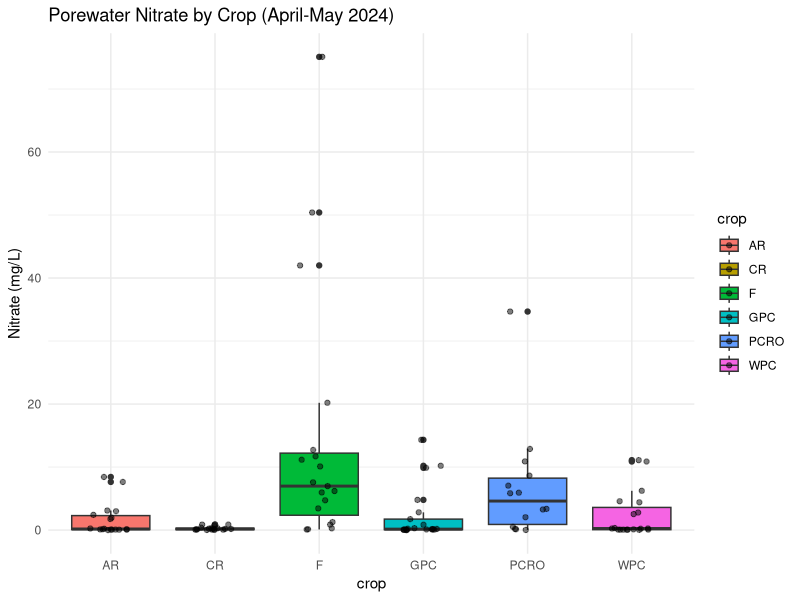
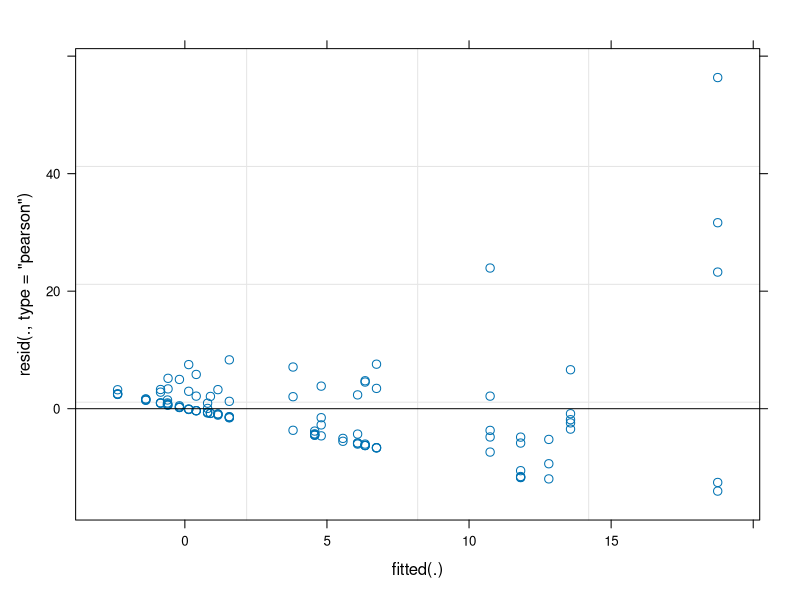
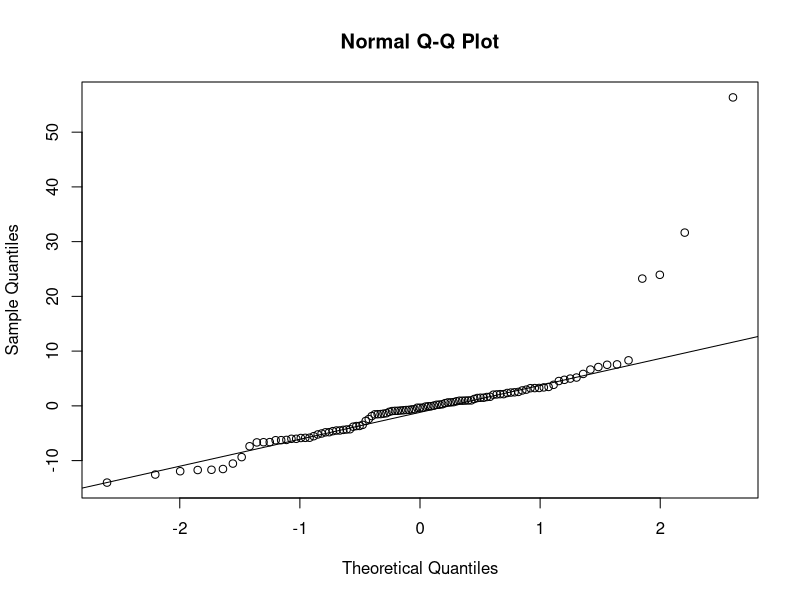
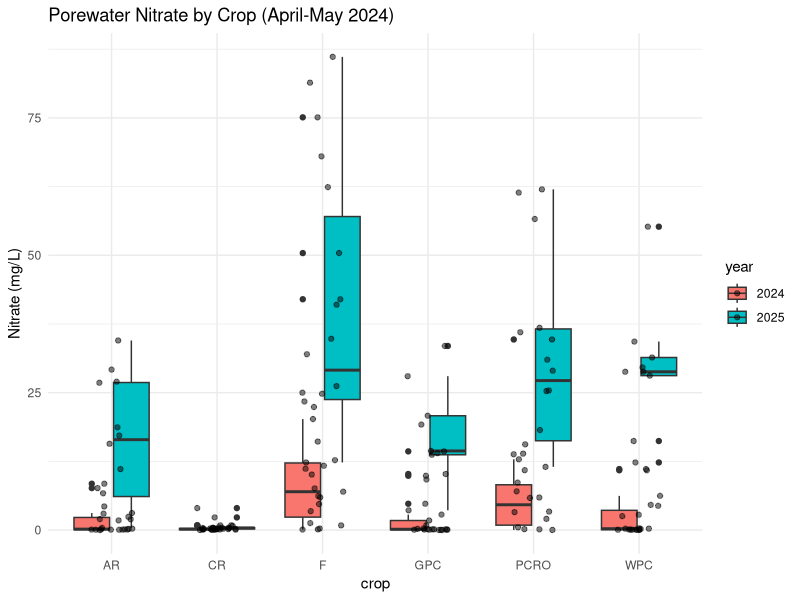
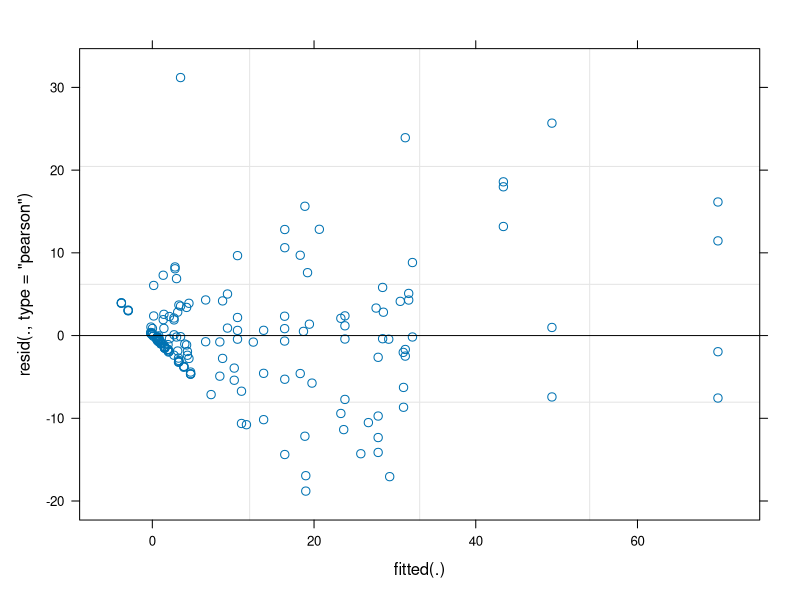
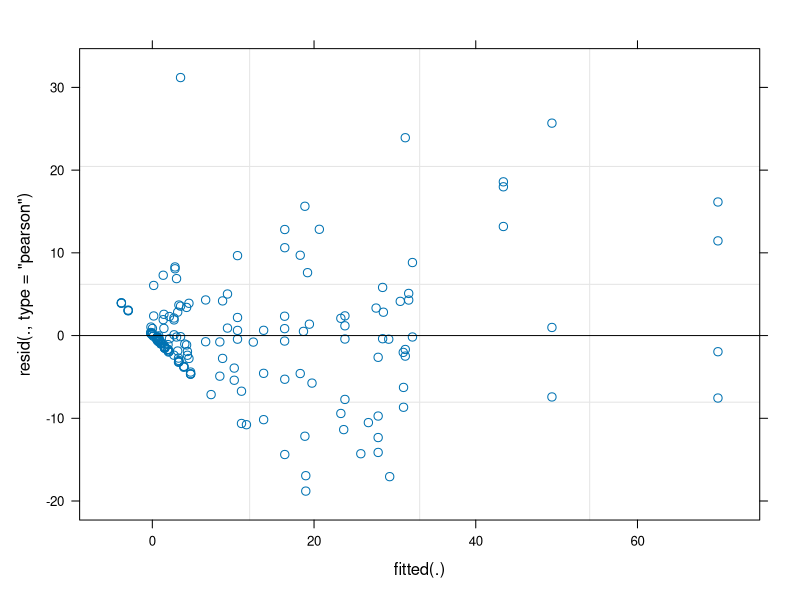
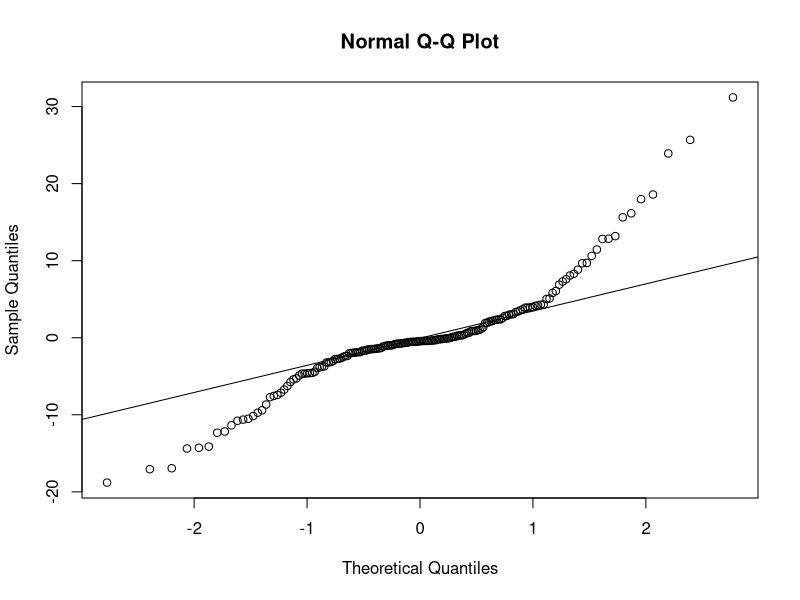
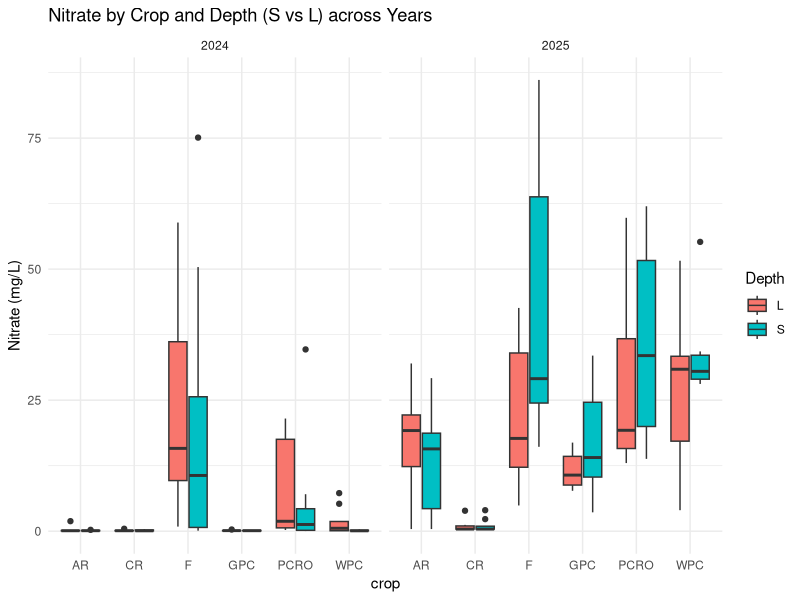

These charts were generated, in order, by the following R code:
# install packages
install.packages("multcompView")

# 1. Load necessary libraries
library(lme4)
library(lmerTest)
library(car)
library(emmeans)
library(tidyverse)
library(multcompView)

# 2. Load and Clean Data
# Assuming your file is in the working directory
df <- read_csv("Data/porewater_all_data_24_25_plot_isu_shallow.csv")

# Filter for Year 2024 and Months April (4) & May (5)
df_clean <- df %>%
  filter(year == 2024, month %in% c(4, 5)) %>%
  mutate(
    block = as.factor(block),
    crop = as.factor(crop),

    porewater_no3_mgl = as.numeric(porewater_no3_mgl)
  ) %>%
  na.omit() # Remove rows with missing nitrate data

# 3. Visual Check
ggplot(df_clean, aes(x = crop, y = porewater_no3_mgl, fill = crop)) +
  geom_boxplot() +
  geom_jitter(width = 0.2, alpha = 0.5) +
  labs(
    title = "Porewater Nitrate by Crop (April-May 2024)",
    y = "Nitrate (mg/L)"
  ) +
  theme_minimal()

# 4. Fit the Linear Mixed Model
# Fixed effect: crop
# Random effect: (1 | block) -> Accounts for the 4 blocks
# Note: nitrate data may be right-skewed consider log transformation:
# model <- lmer(log(porewater_no3_mgl) ~ crop + (1|block), data = df_clean)

model <- lmer(porewater_no3_mgl ~ crop + (1 | block), data = df_clean)

# 5. Check Assumptions (Normality of residuals)
# If these look non-normal, switch to the log-transformed model mentioned above
plot(model) # Heteroscedasticity check # egads it is really bad - may try log...
qqnorm(resid(model))
qqline(resid(model)) # Normality check - not that it is not that bad other than a few outliers!!!!

# 6. Run the F-test (ANOVA)
# Using car::Anova for Type II Wald F tests
# (Type II is generally safer than Type I for unbalanced data)
anova_results <- car::Anova(model, type = "III", test.statistic = "F")
print(anova_results)

# 7. Post-hoc Analysis (Pairwise Comparisons)
# If the Anova shows a significant effect for 'crop', run this:
emmeans_results <- emmeans(model, ~crop)

# Contrast pairwise comparisons (Tukey adjustment is default)
pairs(emmeans_results)

# Optional: View the Letter Display (Compact Letter Display) to see groupings
# requires 'multcomp' or 'multcompView' package usually, but recent emmeans does it strictly:

multcomp::cld(emmeans_results, Letters = letters)


# # # # # # # # # # # # # # # # # # # # # # # # # # # # # # # # # # # # # # # # # # # # # # # #
# # # # # # # # # # # # # # # # # # # # # # # # # # # # # # # # # # # # # # # # # # # # # # # #

# Filter for Year 2024 and Months April (4) & May (5)
df_2425 <- df %>%
  filter(year %in% c(2024, 2025), month %in% c(4, 5)) %>%
  mutate(
    block = as.factor(block),
    crop = as.factor(crop),
    year = as.factor(year), # IMPORTANT: Treat year as a category
    porewater_no3_mgl = as.numeric(porewater_no3_mgl)
  ) %>%
  na.omit()

# 3. Visual Check
ggplot(df_2425, aes(x = crop, y = porewater_no3_mgl, fill = year)) +
  geom_boxplot() +
  geom_jitter(width = 0.2, alpha = 0.5) +
  labs(
    title = "Porewater Nitrate by Crop (April-May 2024)",
    y = "Nitrate (mg/L)"
  ) +
  theme_minimal()

# 4. Fit the Linear Mixed Model
# Fixed effect: crop
# Random effect: (1 | block) -> Accounts for the 4 blocks
# Note: nitrate data may be right-skewed consider log transformation:
# model <- lmer(log(porewater_no3_mgl) ~ crop + (1|block), data = df_clean)
# plot is now repeated and needs to be a random effect as its not independent
model_multi <- lmer(
  porewater_no3_mgl ~ crop * year + (1 | block / plot),
  data = df_2425
)

# 5. Check Assumptions (Normality of residuals)
# If these look non-normal, switch to the log-transformed model mentioned above
plot(model_multi) # Heteroscedasticity check # egads it is really bad - may try log...
plot(model_multi)
qqnorm(resid(model_multi))
qqline(resid(model_multi))
# NOTE this is where its not normal and may need to log the data

# 5. Run the F-test (ANOVA)
# Look at the 'crop:year' interaction row.
# If P < 0.05, the effect of crop depends on the year.
anova_2425 <- car::Anova(model_multi, type = "III", test.statistic = "F")
print(anova_2425)

# 6. Post-hoc Analysis (Compare Crops WITHIN each Year)
# The "| year" part tells R to run the crop comparisons separately for 2024 and 2025.
emm_interaction <- emmeans(model_multi, ~ crop * year)

# Pairwise comparisons with Tukey adjustment
pairs(emm_interaction)

# Optional: Compact Letter Display by Year
# This generates letters (a, b, ab) for each year separately
multcomp::cld(emm_interaction, Letters = letters)

# # # # # # # # # # # # # # # # # # # # # # # # # # # # # # # # # # # # # # # # # # # # # # # #
# # # # # # # # # # # # # # # # # # # # # # # # # # # # # # # # # # # # # # # # # # # # # # # #
# NOW TO do this with shallow and deep...
df2 <- read_csv("Data/porewater_isu_s_and_l_24_25_plot.csv")


df_sl <- df2 %>%
  mutate(month = month(original_coll_date)) %>%
  # Filter for April (4) and May (5) in 2024 and 2025
  filter(year %in% c(2024, 2025), month %in% c(4, 5)) %>%
  # Define factors
  mutate(
    block = as.factor(block),
    plot = as.factor(plot), # Important for the random effect!
    crop = as.factor(crop),
    year = as.factor(year),
    porewater_no3_mgl = as.numeric(porewater_no3_mgl)
  ) %>%
  mutate(
    factor(type, levels = c("S", "L"))
  ) %>%
  na.omit()

# 3. Visual Check (Interaction Plot)
# It is critical to visualize the 3-way interaction (Crop x Year x Depth)
ggplot(df_sl, aes(x = crop, y = porewater_no3_mgl, fill = type)) +
  geom_boxplot() +
  facet_wrap(~year) + # Split by year
  labs(
    title = "Nitrate by Crop and Depth (S vs L) across Years",
    y = "Nitrate (mg/L)",
    fill = "Depth"
  ) +
  theme_minimal()

# 4. Fit the Linear Mixed Model (Split-Plot Design)
# Fixed Effects: crop * year * type (We want to know if depth patterns change by crop or year)
# Random Effects: (1|block/plot)
#   -> (1|block): Accounts for the block differences.
#   -> (1|block:plot): Accounts for the fact that 'Shallow' and 'Deep' come from the SAME plot.
#      This is the "whole plot error" term required for split-plot designs.

model_depth <- lmer(
  porewater_no3_mgl ~ crop * year * type + (1 | block / plot),
  data = df_sl
)

# 5. Check Assumptions
plot(model_depth)
qqnorm(resid(model_depth))
qqline(resid(model_depth))

# 6. ANOVA (Type III is best for interactions)
anova_depth <- car::Anova(model_depth, type = "III", test.statistic = "F")
print(anova_depth)

# 7. Post-hoc Analysis
# Case A: If the 3-way interaction (crop:year:type) is SIGNIFICANT:
# We look at everything together.
# depends on how to analyze
emm_3way <- emmeans(model_depth, ~ type * crop * year)
multcomp::cld(emm_3way, Letters = letters)

# or
emm_3way2 <- emmeans(model_depth, ~ type | crop | year)
multcomp::cld(emm_3way2, Letters = letters)
